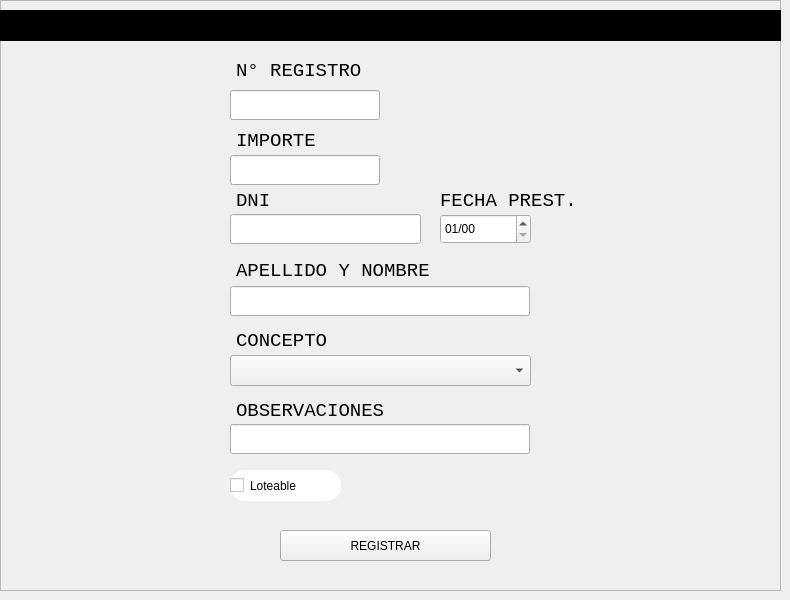
         <widget class="QWidget" name="p_ingresar">
          <widget class="QFrame" name="frame_2">
           <property name="geometry">
            <rect>
             <x>0</x>
             <y>0</y>
             <width>781</width>
             <height>591</height>
            </rect>
           </property>
           <property name="styleSheet">
            <string notr="true"/>
           </property>
           <property name="frameShape">
            <enum>QFrame::StyledPanel</enum>
           </property>
           <property name="frameShadow">
            <enum>QFrame::Raised</enum>
           </property>
           <widget class="QPushButton" name="btn_registrar">
            <property name="geometry">
             <rect>
              <x>280</x>
              <y>530</y>
              <width>211</width>
              <height>31</height>
             </rect>
            </property>
            <property name="text">
             <string>REGISTRAR</string>
            </property>
            <property name="shortcut">
             <string>Return, Enter</string>
            </property>
           </widget>
           <widget class="QDateEdit" name="date_ingresos">
            <property name="geometry">
             <rect>
              <x>440</x>
              <y>214</y>
              <width>91</width>
              <height>30</height>
             </rect>
            </property>
            <property name="displayFormat">
             <string>MM/yy</string>
            </property>
           </widget>
           <widget class="QLabel" name="label_7">
            <property name="geometry">
             <rect>
              <x>236</x>
              <y>330</y>
              <width>150</width>
              <height>22</height>
             </rect>
            </property>
            <property name="font">
             <font>
              <family>Liberation Mono</family>
              <pointsize>14</pointsize>
             </font>
            </property>
            <property name="text">
             <string>CONCEPTO</string>
            </property>
           </widget>
           <widget class="QLabel" name="label_8">
            <property name="geometry">
             <rect>
              <x>440</x>
              <y>190</y>
              <width>141</width>
              <height>22</height>
             </rect>
            </property>
            <property name="font">
             <font>
              <family>Liberation Mono</family>
              <pointsize>14</pointsize>
             </font>
            </property>
            <property name="text">
             <string>FECHA PREST.</string>
            </property>
           </widget>
           <widget class="QLabel" name="label_4">
            <property name="geometry">
             <rect>
              <x>236</x>
              <y>190</y>
              <width>41</width>
              <height>22</height>
             </rect>
            </property>
            <property name="font">
             <font>
              <family>Liberation Mono</family>
              <pointsize>14</pointsize>
             </font>
            </property>
            <property name="text">
             <string>DNI</string>
            </property>
           </widget>
           <widget class="QLineEdit" name="txt_observaciones">
            <property name="geometry">
             <rect>
              <x>230</x>
              <y>424</y>
              <width>300</width>
              <height>30</height>
             </rect>
            </property>
            <property name="minimumSize">
             <size>
              <width>300</width>
              <height>30</height>
             </size>
            </property>
            <property name="maximumSize">
             <size>
              <width>700</width>
              <height>30</height>
             </size>
            </property>
           </widget>
           <widget class="QCheckBox" name="cbx_loteable">
            <property name="geometry">
             <rect>
              <x>230</x>
              <y>470</y>
              <width>111</width>
              <height>31</height>
             </rect>
            </property>
            <property name="styleSheet">
             <string notr="true">background-color:white;
border-radius:15px</string>
            </property>
            <property name="text">
             <string>Loteable</string>
            </property>
           </widget>
           <widget class="QComboBox" name="cb_ingresos">
            <property name="geometry">
             <rect>
              <x>230</x>
              <y>355</y>
              <width>301</width>
              <height>31</height>
             </rect>
            </property>
            <item>
             <property name="text">
              <string/>
             </property>
            </item>
            <item>
             <property name="text">
              <string>Audifono</string>
             </property>
            </item>
            <item>
             <property name="text">
              <string>A. Domiciliario</string>
             </property>
            </item>
            <item>
             <property name="text">
              <string>A. Terapeutico</string>
             </property>
            </item>
            <item>
             <property name="text">
              <string>Analisis</string>
             </property>
            </item>
            <item>
             <property name="text">
              <string>Beneficio de Excepcion</string>
             </property>
            </item>
            <item>
             <property name="text">
              <string>Consulta Medica</string>
             </property>
            </item>
            <item>
             <property name="text">
              <string>Cobro Indebido</string>
             </property>
            </item>
            <item>
             <property name="text">
              <string>Elemento Implantable</string>
             </property>
            </item>
            <item>
             <property name="text">
              <string>Fonoaudiologia</string>
             </property>
            </item>
            <item>
             <property name="text">
              <string>Geriatria</string>
             </property>
            </item>
            <item>
             <property name="text">
              <string>Hoteleria</string>
             </property>
            </item>
            <item>
             <property name="text">
              <string>Kinesiologia</string>
             </property>
            </item>
            <item>
             <property name="text">
              <string>M. Prestacional</string>
             </property>
            </item>
            <item>
             <property name="text">
              <string>Ortopedia Blanda</string>
             </property>
            </item>
            <item>
             <property name="text">
              <string>Psicoterapia</string>
             </property>
            </item>
            <item>
             <property name="text">
              <string>Subsidio de Sepelio</string>
             </property>
            </item>
            <item>
             <property name="text">
              <string>Transporte</string>
             </property>
            </item>
            <item>
             <property name="text">
              <string>Traslado</string>
             </property>
            </item>
           </widget>
           <widget class="QFrame" name="frame_23">
            <property name="geometry">
             <rect>
              <x>0</x>
              <y>10</y>
              <width>781</width>
              <height>31</height>
             </rect>
            </property>
            <property name="styleSheet">
             <string notr="true">background-color:rgb(0, 0, 0)</string>
            </property>
            <property name="frameShape">
             <enum>QFrame::StyledPanel</enum>
            </property>
            <property name="frameShadow">
             <enum>QFrame::Raised</enum>
            </property>
            <widget class="QLabel" name="label_2">
             <property name="geometry">
              <rect>
               <x>10</x>
               <y>7</y>
               <width>191</width>
               <height>17</height>
              </rect>
             </property>
             <property name="font">
              <font>
               <weight>75</weight>
               <bold>true</bold>
              </font>
             </property>
             <property name="text">
              <string>INGRESAR REGISTROS</string>
             </property>
            </widget>
           </widget>
           <widget class="QLabel" name="label_3">
            <property name="geometry">
             <rect>
              <x>236</x>
              <y>60</y>
              <width>127</width>
              <height>22</height>
             </rect>
            </property>
            <property name="font">
             <font>
              <family>Liberation Mono</family>
              <pointsize>14</pointsize>
             </font>
            </property>
            <property name="styleSheet">
             <string notr="true"/>
            </property>
            <property name="text">
             <string>N° REGISTRO</string>
            </property>
           </widget>
           <widget class="QLineEdit" name="txt_registro">
            <property name="geometry">
             <rect>
              <x>230</x>
              <y>90</y>
              <width>150</width>
              <height>30</height>
             </rect>
            </property>
            <property name="minimumSize">
             <size>
              <width>150</width>
              <height>30</height>
             </size>
            </property>
            <property name="maximumSize">
             <size>
              <width>150</width>
              <height>30</height>
             </size>
            </property>
           </widget>
           <widget class="QLabel" name="label_6">
            <property name="geometry">
             <rect>
              <x>236</x>
              <y>130</y>
              <width>81</width>
              <height>22</height>
             </rect>
            </property>
            <property name="font">
             <font>
              <family>Liberation Mono</family>
              <pointsize>14</pointsize>
             </font>
            </property>
            <property name="styleSheet">
             <string notr="true"/>
            </property>
            <property name="text">
             <string>IMPORTE</string>
            </property>
           </widget>
           <widget class="QLineEdit" name="txt_importe">
            <property name="geometry">
             <rect>
              <x>230</x>
              <y>155</y>
              <width>150</width>
              <height>30</height>
             </rect>
            </property>
            <property name="minimumSize">
             <size>
              <width>150</width>
              <height>30</height>
             </size>
            </property>
            <property name="maximumSize">
             <size>
              <width>300</width>
              <height>30</height>
             </size>
            </property>
           </widget>
           <widget class="QLabel" name="label_35">
            <property name="geometry">
             <rect>
              <x>236</x>
              <y>260</y>
              <width>281</width>
              <height>22</height>
             </rect>
            </property>
            <property name="font">
             <font>
              <family>Liberation Mono</family>
              <pointsize>14</pointsize>
             </font>
            </property>
            <property name="text">
             <string>APELLIDO Y NOMBRE</string>
            </property>
           </widget>
           <widget class="QLineEdit" name="txt_ayn">
            <property name="geometry">
             <rect>
              <x>230</x>
              <y>286</y>
              <width>300</width>
              <height>30</height>
             </rect>
            </property>
            <property name="minimumSize">
             <size>
              <width>300</width>
              <height>30</height>
             </size>
            </property>
            <property name="maximumSize">
             <size>
              <width>300</width>
              <height>30</height>
             </size>
            </property>
           </widget>
           <widget class="QLabel" name="label_5">
            <property name="geometry">
             <rect>
              <x>236</x>
              <y>400</y>
              <width>195</width>
              <height>22</height>
             </rect>
            </property>
            <property name="font">
             <font>
              <family>Liberation Mono</family>
              <pointsize>14</pointsize>
             </font>
            </property>
            <property name="text">
             <string>OBSERVACIONES</string>
            </property>
           </widget>
          </widget>
          <widget class="QLineEdit" name="txt_dni">
           <property name="geometry">
            <rect>
             <x>230</x>
             <y>214</y>
             <width>191</width>
             <height>30</height>
            </rect>
           </property>
           <property name="minimumSize">
            <size>
             <width>150</width>
             <height>30</height>
            </size>
           </property>
           <property name="maximumSize">
            <size>
             <width>300</width>
             <height>30</height>
            </size>
           </property>
          </widget>
         </widget>
